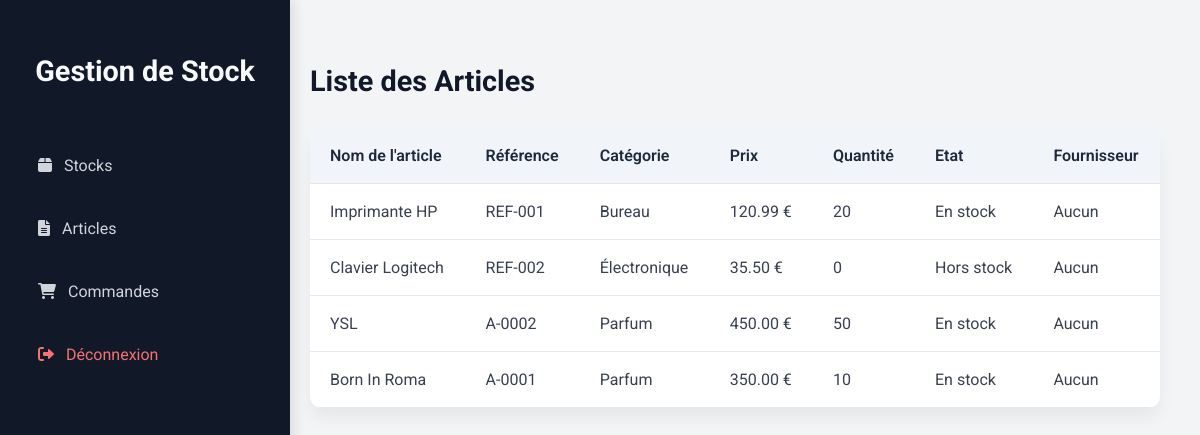
The page /listarticles (signed in) on the database its author committed.
### article/models.py (models this page shows, shortened)
class Article(models.Model):
    id = models.AutoField(primary_key=True)
    nom = models.CharField(max_length=100)
    references = models.CharField(max_length=50, null=True, blank=True)
    categorie = models.CharField(max_length=50, null=True, blank=True)
    prix = models.DecimalField(decimal_places=2, max_digits=10, null=True, blank=True)
    quantite = models.IntegerField(default=0)
    description = models.TextField(null=True, blank=True)  # Description détaillée de l'article
    date_ajout = models.DateField(default=date.today)
    class Etat(models.TextChoices):
        EN_STOCK = "en_stock", "En stock"
        HORS_STOCK = "hors_stock", "Hors stock"
    etat = models.CharField(max_length=15, choices=Etat.choices, default=Etat.HORS_STOCK)
    class Meta:
        verbose_name = 'Article'
        verbose_name_plural = 'Articles'

### article/views.py (the view)
# urls.py: path('listarticles',list_articles,name='list_articles'),
@never_cache
@login_required(login_url='/loginpage/')
@role_required(['employe'])  # Use the decorator correctly
def list_articles(request):
    if not request.user.is_authenticated:
        return redirect('/loginpage/')
    articles = Article.objects.all()
    response = render(request, 'listarticles.html', {'articles': articles})
    return disable_cache(response)

### article/views.py (called while the page is built)
def disable_cache(response):
    response['Cache-Control'] = 'no-cache, no-store, must-revalidate'
    response['Pragma'] = 'no-cache'
    response['Expires'] = '0'
    return response

### templates/listarticles.html (shortened to what this page needs)
<!DOCTYPE html>
<html lang="fr">
<head>
    <link href="https://cdnjs.cloudflare.com/ajax/libs/font-awesome/6.0.0-beta3/css/all.min.css" rel="stylesheet">
</head>
<body>
    <div class="dashboard">
        <aside class="sidebar">
            <h2>Gestion de Stock</h2>
            <ul>
                <li><a href="{% url 'list_stocks' %}"><i class="fas fa-box"></i> Stocks</a></li>
                <li><a href="{% url 'list_articles' %}"><i class="fas fa-file-alt"></i> Articles</a></li>
                <li><a href="{% url 'get_commands' %}"><i class="fas fa-shopping-cart"></i> Commandes</a></li>
                <li><a href="{% url 'logout_view' %}" class="logout"><i class="fas fa-sign-out-alt"></i> Déconnexion</a></li>
            </ul>
        </aside>
        <main class="content">
            <h2>Liste des Articles</h2>
            <table class="stock-table">
                <thead>
                    <tr>
                        <th>Nom de l'article</th>
                        <th>Référence</th>
                        <th>Catégorie</th>
                        <th>Prix</th>
                        <th>Quantité</th>
                        <th>Etat</th>
                        <th>Fournisseur</th>
                    </tr>
                </thead>
                <tbody>
                    {% for article in articles %}
                        <tr>
                            <td>{{ article.nom }}</td>
                            <td>{{ article.references }}</td>
                            <td>{{ article.categorie }}</td>
                            <td>
                                {% if article.prix %}
                                    {{ article.prix }} €
                                {% else %}
                                    -
                                {% endif %}
                            </td>
                            <td>{{ article.quantite }}</td>
                            <td class="{% if article.etat == 'en_stock' %}etat-en-stock{% else %}etat-hors-stock{% endif %}">
                                {% if article.etat == 'en_stock' %}
                                    En stock
                                {% else %}
                                    Hors stock
                                {% endif %}
                            </td>
                            <td>
                                {% if article.fournisseur %}
                                    {{ article.fournisseur.nom }}
                                {% else %}
                                    Aucun
                                {% endif %}
                            </td>
                        </tr>
                    {% empty %}
                        <tr>
                            <td colspan="7">Aucun article disponible.</td>
                        </tr>
                    {% endfor %}
                </tbody>
            </table>
        </main>
    </div>
</body>
</html>

### templates/listarticles.html (style rules this page uses)
body { font-family: "Roboto", sans-serif; margin: 0; padding: 0; background: #f9fafb; color: #1f2937; display: flex; min-height: 100vh; }
.dashboard { display: flex; width: 100%; }
.sidebar { width: 250px; height: 100vh; background: #111827; padding: 30px 20px; display: flex; flex-direction: column; position: fixed; left: 0; top: 0; box-shadow: 4px 0 12px rgba(0, 0, 0, 0.1); }
.sidebar h2 { color: #f9fafb; text-align: center; font-size: 1.8em; margin-bottom: 40px; }
.sidebar ul { list-style: none; padding: 0; }
.sidebar ul li { margin-bottom: 20px; }
.sidebar ul li a { color: #d1d5db; text-decoration: none; font-size: 1em; padding: 12px 18px; border-radius: 8px; display: flex; align-items: center; transition: 0.3s; }
.sidebar ul li a i { margin-right: 12px; }
.logout { color: #f87171 !important; }
.content { margin-left: 270px; padding: 40px; width: 100%; background: #f3f4f6; }
.content h2 { font-size: 1.8em; margin-bottom: 30px; color: #111827; }
.stock-table { width: 100%; border-collapse: collapse; background: #ffffff; border-radius: 12px; overflow: hidden; box-shadow: 0 10px 15px rgba(0, 0, 0, 0.05); }
.stock-table th, .stock-table td { padding: 18px 20px; text-align: left; border-bottom: 1px solid #e5e7eb; }
.stock-table th { background: #f1f5f9; color: #1e293b; font-weight: 600; }
.stock-table td { color: #374151; }
.etat-en-stock { color: green; }
.etat-hors-stock { color: red; }

### rows shown on the page
Article: nom "Imprimante HP", references "REF-001", categorie "Bureau", prix "120.99", quantite "20", etat "En stock"
Article: nom "Clavier Logitech", references "REF-002", categorie "Électronique", prix "35.50", quantite "0", etat "Hors stock"
Article: nom "YSL", references "A-0002", categorie "Parfum", prix "450.00", quantite "50", etat "En stock"
Article: nom "Born In Roma", references "A-0001", categorie "Parfum", prix "350.00", quantite "10", etat "En stock"
